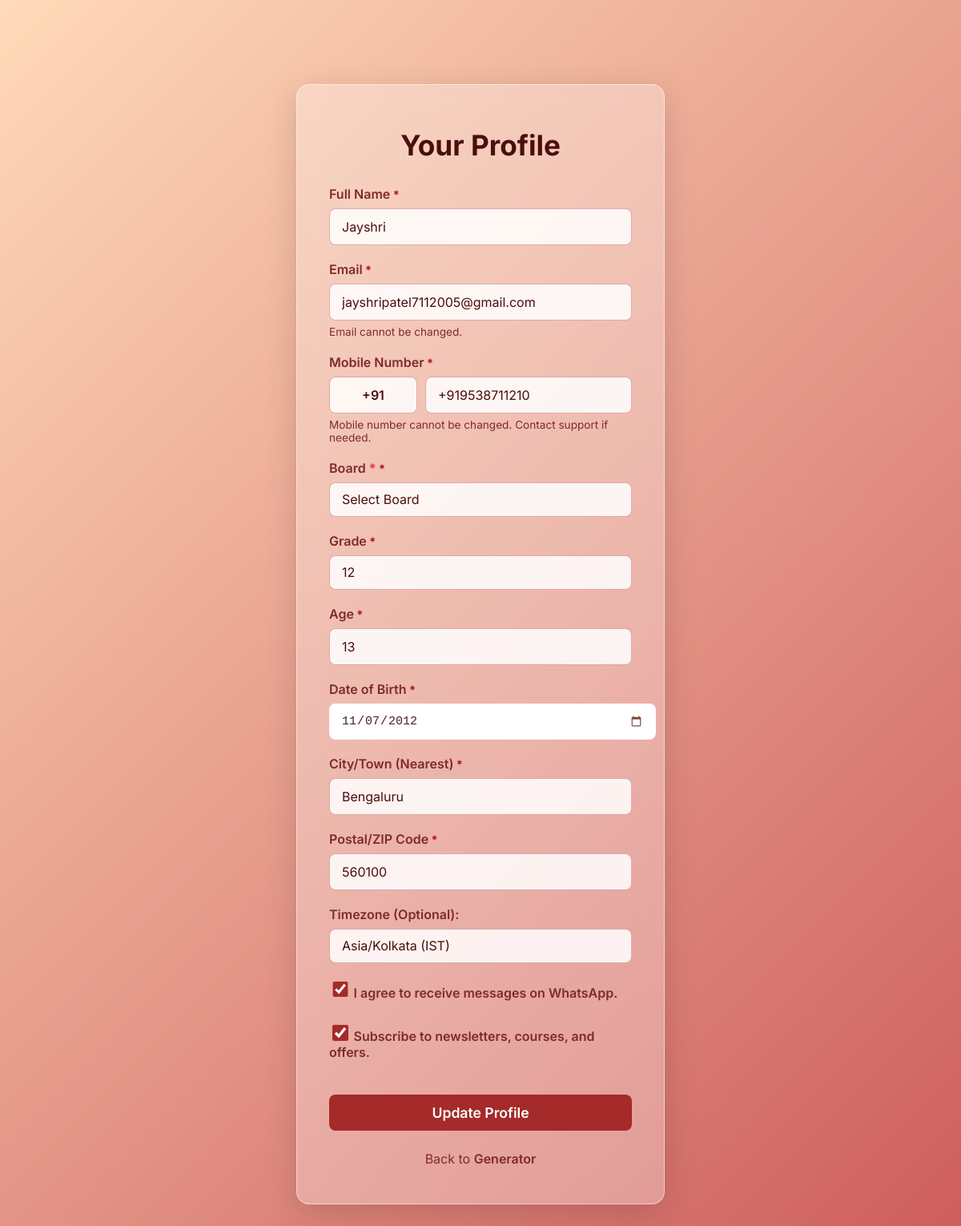
The app's page /profile (signed in), older data.
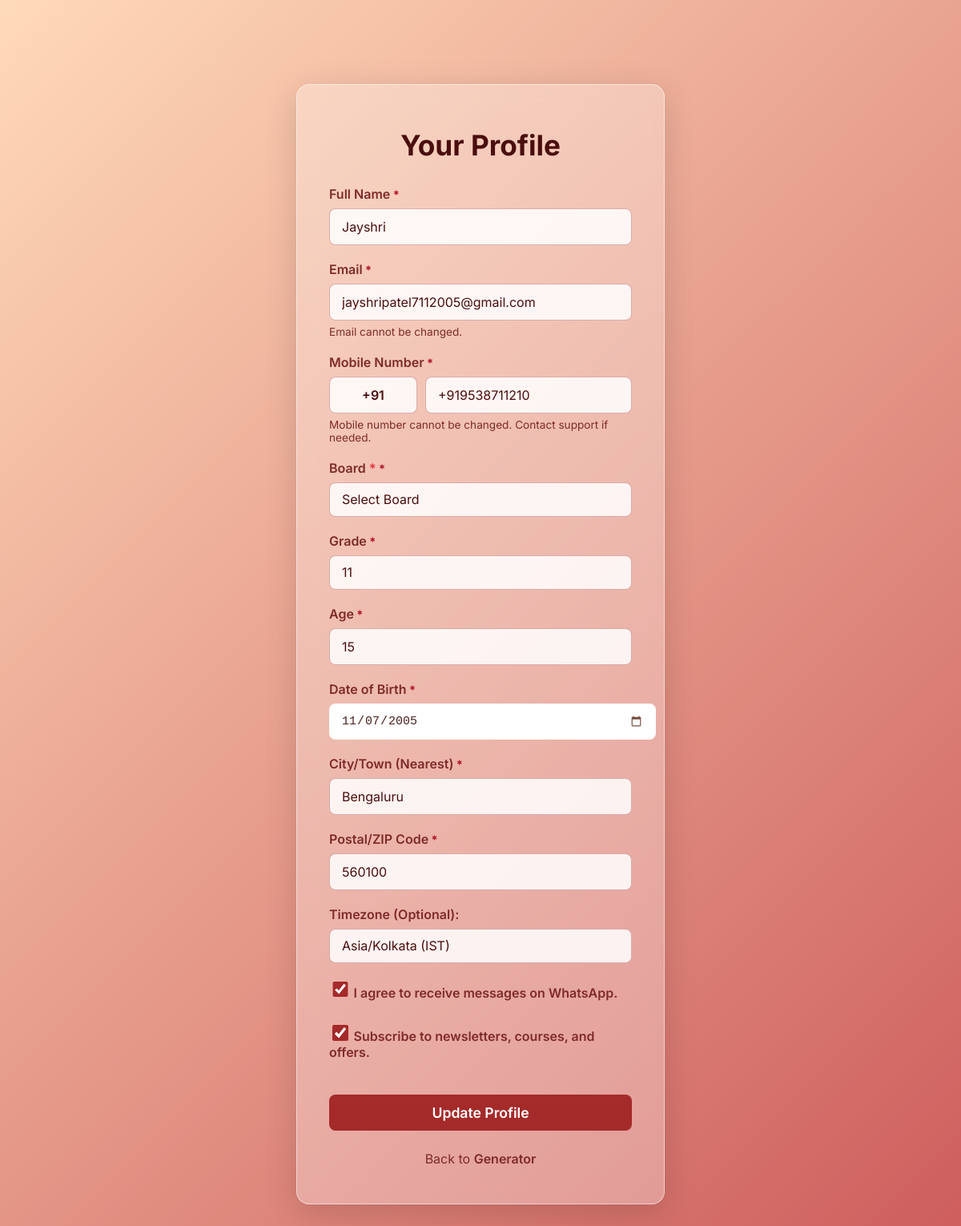
The same page, newer data.
### server.py (models this page shows, shortened)
class User(UserMixin, db.Model):
    id = db.Column(db.Integer, primary_key=True)
    name = db.Column(db.String(100), nullable=False)
    email = db.Column(db.String(120), unique=True, nullable=False)
    country_code = db.Column(db.String(5), nullable=False, default="+91")  # ✅ ADD
    phone_number = db.Column(db.String(30), unique=True, nullable=True)
    grade = db.Column(db.Integer, nullable=True)
    password_hash = db.Column(db.String(256), nullable=True)
    age = db.Column(db.Integer, nullable=True)
    city = db.Column(db.String(100), nullable=True)
    postal_code = db.Column(db.String(20), nullable=True)
    timezone = db.Column(db.String(50), nullable=True)
    whatsapp_consent = db.Column(db.Boolean, default=False)
    newsletter_consent = db.Column(db.Boolean, default=False)
    board = db.Column(db.String(50), nullable=True)
    profile_completed = db.Column(db.Boolean, default=False)
    dob = db.Column(db.Date, nullable=True)

### server.py (the view, shortened to what this page needs)
@app.route('/profile', methods=['GET', 'POST'])
@login_required
def profile():
    from datetime import datetime
    import re  # ✅ FIX: missing import
    from flask import get_flashed_messages
    get_flashed_messages()
    return render_template("profile.html", errors={}, form={})

### server.py (called while the page is built)
@app.context_processor
def inject_now():
    return {'now': datetime.now}

@login_manager.user_loader
def load_user(user_id):
    return User.query.get(int(user_id))

### templates/profile.html (shortened to what this page needs)
<!DOCTYPE html>
<html lang="en">
<head>
    <link rel="stylesheet" href="{{ url_for('serve_static', filename='style.css') }}">
</head>
<body>
    <div class="main-content-wrapper auth-container">
        <form method="POST" action="{{ url_for('profile') }}" class="glass-form auth-form">
            <h1>Your Profile</h1>
            <div class="form-group">
                <label for="name" class="required">Full Name</label>
                <input type="text" id="name" name="name" required value="{{ current_user.name }}">
            </div>
            <div class="form-group">
                <label for="email" class="required">Email</label>
                <input type="email" id="email" name="email" required value="{{ current_user.email }}" disabled>
                <small>Email cannot be changed.</small>
            </div>
            <div class="form-group">
               <label for="phone_number_main" class="required">Mobile Number</label>
                {% if current_user.phone_number %}
    <div class="phone-input-group">
        <input type="text"
               value="{{ current_user.country_code }}"
               disabled
               style="width:110px; font-weight:600; text-align:center;">
        <input type="tel"
               id="phone_number_main_display"
               name="phone_number_main_display"
               value="{{ current_user.phone_number }}"
               disabled>
    </div>
    <small>Mobile number cannot be changed. Contact support if needed.</small>
                {% endif %}
            </div>
            <div class="form-group">
                <label>Board <span class="required">*</span></label>
                <select name="board" required class="{% if errors.board %}input-error{% endif %}">
                    <option value="">Select Board</option>
                </select>
            </div>
            <div class="form-group">
    <label for="grade" class="required">Grade</label>
    <select id="grade" name="grade" required>
        {% for g in range(1, 13) %}
            <option value="{{ g }}"
                {% if current_user.grade and current_user.grade|int == g %}selected{% endif %}>
                {{ g }}
            </option>
        {% endfor %}
    </select>
</div>
            <div class="form-group">
                <label for="age" class="required">Age</label>
                <input type="number" id="age" name="age" placeholder="e.g., 25" value="{{ current_user.age or '' }}" min="1">
            </div>
            <div class="form-group">
    <label for="dob" class="required">Date of Birth</label>
    <input
        type="date"
        id="dob"
        name="dob"
        value="{{ current_user.dob.strftime('%Y-%m-%d') if current_user.dob else '' }}"
        required
        class="dob-input"
    >
</div>
            <div class="form-group">
                <label for="city" class="required">City/Town (Nearest)</label>
                <input type="text" id="city" name="city" placeholder="e.g., Bengaluru" value="{{ current_user.city or '' }}">
            </div>
            <div class="form-group">
               <label for="postal_code" class="required">Postal/ZIP Code</label>
                <input type="text" id="postal_code" name="postal_code" placeholder="e.g., 560089" value="{{ current_user.postal_code or '' }}">
            </div>
            <div class="form-group">
                <label for="timezone">Timezone (Optional):</label>
                <select id="timezone" name="timezone">
                    <option value="Asia/Kolkata" {% if current_user.timezone == 'Asia/Kolkata' %}selected{% endif %}>Asia/Kolkata (IST)</option>
                </select>
            </div>
            <div class="form-group checkbox-group">
    <label>
        <input type="checkbox" id="whatsapp_consent" name="whatsapp_consent" value="on"
               {% if current_user.whatsapp_consent %}checked{% endif %}>
        I agree to receive messages on WhatsApp.
    </label>
</div>
<div class="form-group checkbox-group" style="margin-top: 10px;">
    <label>
        <input type="checkbox" id="newsletter_consent" name="newsletter_consent" value="on"
               {% if current_user.newsletter_consent %}checked{% endif %}>
        Subscribe to newsletters, courses, and offers.
    </label>
</div>
            <button type="submit">Update Profile</button>
            <p class="back-link">Back to <a href="{{ url_for('serve_index') }}">Generator</a></p>
        </form>
    </div>
</body>
</html>

### static/style.css (style rules this page uses)
:root { --font-family: 'Inter', sans-serif; --bg-color: linear-gradient(135deg, #FFDAB9 0%, #CD5C5C 100%); --text-color-primary: #4A0E0E; --text-color-secondary: #7F2B2B; --header-bg-color: rgba(255, 255, 255, 0.4); --header-shadow: 0 4px 12px rgba(0, 0, 0, 0.08); --header-border-color: rgba(255, 255, 255, 0.6); --form-bg-color: rgba(255, 255, 255, 0.3); --form-border-color: rgba(255, 255, 255, 0.5); --form-shadow: 0 10px 40px 0 rgba(0, 0, 0, 0.15); --input-bg-color: rgba(255, 255, 255, 0.85); --input-border-color: rgba(139, 0, 0, 0.3); --input-text-color: #4A0E0E; --input-placeholder-color: #A0522D; --input-focus-border-color: #A52A2A; --input-focus-shadow-color: rgba(165, 42, 42, 0.3); --button-bg-color: #A52A2A; --button-hover-bg-color: #8B0000; --button-text-color: white; --auth-btn-bg: #A52A2A; --auth-btn-text: white; --auth-btn-hover-bg: #8B0000; --menu-bg-color: #ffffff; --menu-shadow: 0 8px 16px rgba(0,0,0,0.15); --menu-border-color: #eee; --menu-item-hover-bg-color: #f9f9f9; --menu-toggle-color: #4A0E0E; --loader-overlay-bg: rgba(255, 255, 255, 0.75); --loader-spinner-border: 4px solid #f3f3f3; --loader-spinner-border-top: 4px solid #A52A2A; --loader-text-color: #4A0E0E; --flash-success-bg: #d4edda; --flash-success-text: #155724; --flash-success-border: #c3e6cb; --flash-warning-bg: #fff3cd; --flash-warning-text: #856404; --flash-warning-border: #ffeeba; --flash-danger-bg: #f8d7da; --flash-danger-text: #721c24; --flash-danger-border: #f5c6cb; --flash-info-bg: #d1ecf1; --flash-info-text: #0c5460; --flash-info-border: #bee5eb; }
body { font-family: var(--font-family); background: var(--bg-color); margin: 0; padding: 0; min-height: 100vh; box-sizing: border-box; color: var(--text-color-primary); transition: background 0.5s ease; display: flex; flex-direction: column; }
.main-content-wrapper { flex-grow: 1; display: flex; flex-direction: column; align-items: center; padding: 90px 20px 40px 20px; box-sizing: border-box; width: 100%; }
.glass-form { background: var(--form-bg-color); backdrop-filter: blur(12px); -webkit-backdrop-filter: blur(12px); border-radius: 16px; border: 1px solid var(--form-border-color); padding: 30px 40px; box-shadow: var(--form-shadow); width: 100%; box-sizing: border-box; }
.form-group { margin-bottom: 0; }
.form-group label { display: block; font-weight: 600; color: var(--text-color-secondary); margin-bottom: 8px; }
.form-group input[type="text"], .form-group input[type="email"], .form-group input[type="tel"], .form-group input[type="password"], .form-group input[type="number"], .form-group select { width: 100%; padding: 12px 15px; border: 1px solid var(--input-border-color); border-radius: 8px; background-color: var(--input-bg-color); font-family: var(--font-family); font-size: 1rem; color: var(--input-text-color); box-sizing: border-box; transition: border-color 0.3s ease, box-shadow 0.3s ease; }
.form-group input::placeholder { color: var(--input-placeholder-color); }
.form-group select { appearance: none; -webkit-appearance: none; -moz-appearance: none; background-repeat: no-repeat; background-position: right 15px center; background-size: 1.2em; padding-right: 40px; }
.checkbox-group { display: flex; align-items: center; gap: 10px; margin-top: 10px; }
.checkbox-group label { margin-bottom: 0; font-weight: normal; color: var(--text-color-primary); }
.checkbox-group input[type="checkbox"] { width: 1.3em; height: 1.3em; cursor: pointer; accent-color: var(--button-bg-color); }
button[type="submit"] { width: 100%; padding: 12px; background-color: var(--button-bg-color); color: var(--button-text-color); border: none; border-radius: 8px; font-size: 1.1em; font-weight: 600; cursor: pointer; transition: background-color 0.3s ease; margin-top: 25px; font-family: var(--font-family); grid-column: 1 / -1; }
.form-group { margin-bottom: 18px; }
.form-group label { display: block; font-weight: 600; margin-bottom: 6px; }
.form-group input, .form-group select { width: 100%; padding: 12px 14px; border-radius: 8px; border: 1.5px solid transparent; font-size: 15px; background: #fff; }
.required { color: #e63946; font-weight: 700; }

Row changes from the older to the newer data that the page shows:
changed User "Jayshri": grade "12" → "11"; age "13" → "15"; dob "11/07/2012" → "11/07/2005"
